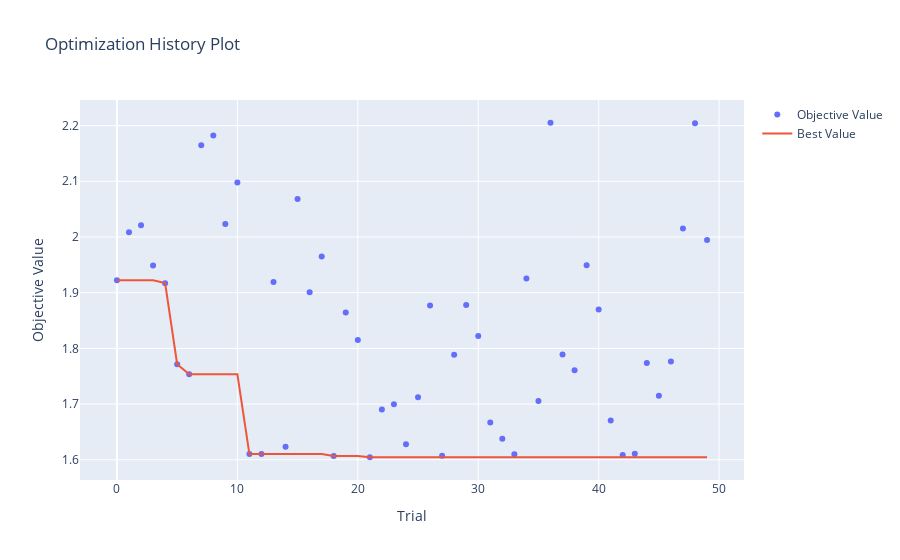

This figure's notebook cell:
### Code cell
vis.plot_optimization_history(study)

### Figure 1 — Plotly figure (JSON) as saved in the notebook; plotly's stock layout.template omitted (floating-point values rounded to 4 significant figures)
{"data": [{"mode": "markers", "name": "Objective Value", "type": "scatter", "x": [0, 1, 2, 3, 4, 5, 6, 7, 8, 9, 10, 11, 12, 13, 14, 15, 16, 17, 18, 19, 20, 21, 22, 23, 24, 25, 26, 27, 28, 29, 30, 31, 32, 33, 34, 35, 36, 37, 38, 39, 40, 41, 42, 43, 44, 45, 46, 47, 48, 49], "y": [1.922, 2.009, 2.021, 1.949, 1.917, 1.772, 1.754, 2.165, 2.182, 2.023, 2.098, 1.61, 1.61, 1.919, 1.623, 2.068, 1.901, 1.965, 1.607, 1.864, 1.815, 1.605, 1.69, 1.7, 1.628, 1.712, 1.877, 1.607, 1.789, 1.878, 1.822, 1.667, 1.638, 1.61, 1.925, 1.706, 2.205, 1.789, 1.761, 1.949, 1.87, 1.67, 1.609, 1.611, 1.774, 1.715, 1.777, 2.015, 2.204, 1.994]}, {"mode": "lines", "name": "Best Value", "type": "scatter", "x": [0, 1, 2, 3, 4, 5, 6, 7, 8, 9, 10, 11, 12, 13, 14, 15, 16, 17, 18, 19, 20, 21, 22, 23, 24, 25, 26, 27, 28, 29, 30, 31, 32, 33, 34, 35, 36, 37, 38, 39, 40, 41, 42, 43, 44, 45, 46, 47, 48, 49], "y": [1.922, 1.922, 1.922, 1.922, 1.917, 1.772, 1.754, 1.754, 1.754, 1.754, 1.754, 1.61, 1.61, 1.61, 1.61, 1.61, 1.61, 1.61, 1.607, 1.607, 1.607, 1.605, 1.605, 1.605, 1.605, 1.605, 1.605, 1.605, 1.605, 1.605, 1.605, 1.605, 1.605, 1.605, 1.605, 1.605, 1.605, 1.605, 1.605, 1.605, 1.605, 1.605, 1.605, 1.605, 1.605, 1.605, 1.605, 1.605, 1.605, 1.605]}, {"marker": {"color": "#cccccc"}, "mode": "markers", "name": "Infeasible Trial", "showlegend": false, "type": "scatter", "x": [], "y": []}], "layout": {"title": {"text": "Optimization History Plot"}, "xaxis": {"title": {"text": "Trial"}}, "yaxis": {"title": {"text": "Objective Value"}}}}
